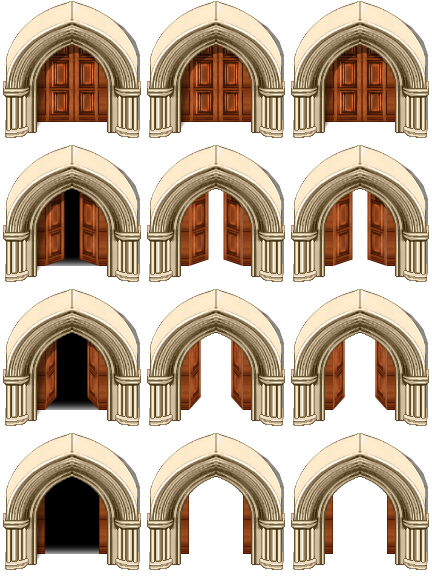
#> input picture godot/assets/maps/Tileset raw images/Arch_door.png, 432 x 576 px, given in place of angelic.png, which was not available
$ python compress_map_backgrounds.py
#> lines starting #> are read from the running program, lines starting #| are printed output that depends on the picture
"""Downscale + recompress oversized map background PNGs to WebP.

8688x6516 PNGs (~95 MB) decode in >1s at map boot. Half resolution WebP q90
is visually identical as a zoomed background and decodes in a fraction of
the time.
"""
import os

from PIL import Image

Image.MAX_IMAGE_PIXELS = None

MAPS_DIR = r"E:\SplitCode\godot\assets\maps"
JOBS = [
    ("angelic.png", "angelic.webp"),
    ("robot map.png", "robot_map.webp"),
    ("ChatGPT Image May 28, 2026, 09_01_37 PM-creative-upscaler.png", "forest_map.webp"),
]

for src_name, dst_name in JOBS:
    src = os.path.join(MAPS_DIR, src_name)
    dst = os.path.join(MAPS_DIR, dst_name)
    img = Image.open(src)
#> img is the input picture: PIL image 432x576 RGBA; mean R, G, B, A 191, 173.6, 153.9, 172.6
    w, h = img.size
#> w = 432; h = 576
    img = img.convert("RGB").resize((w // 2, h // 2), Image.LANCZOS)
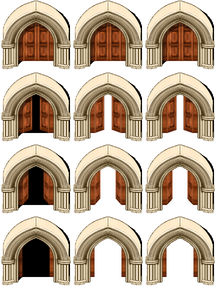
#> img: PIL image 216x288 RGB; mean R, G, B 190.6, 173.2, 153.5
    img.save(dst, "WEBP", quality=90, method=6)
    src_mb = os.path.getsize(src) / 1e6
    dst_mb = os.path.getsize(dst) / 1e6
    print(f"{src_name}: {w}x{h} {src_mb:.1f}MB -> {img.size[0]}x{img.size[1]} {dst_mb:.1f}MB")
#| angelic.png: 432x576 0.1MB -> 216x288 0.0MB
    os.remove(src)
    for suffix in (".import",):
        leftover = src + suffix
        if os.path.exists(leftover):
            os.remove(leftover)
#> pass 2 of the loop `for src_name, dst_name in JOBS:`:
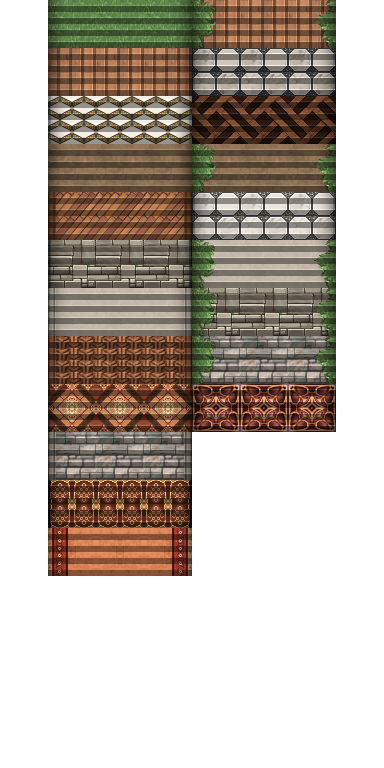
#> input picture godot/assets/maps/Tileset raw images/Church_A5.png, 384 x 768 px, given in place of robot map.png, which was not available
#> img is the input picture: PIL image 384x768 RGBA; mean R, G, B, A 187.1, 177.6, 168.5, 125.5
#> `img = img.convert("RGB").resize((w // 2, h // 2), Image.LANCZOS)`:
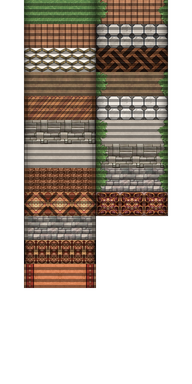
#> img: PIL image 192x384 RGB; mean R, G, B 187.1, 177.6, 168.5
#| robot map.png: 384x768 0.2MB -> 192x384 0.0MB
print("done")
